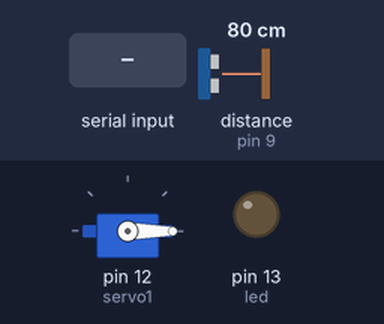
Recording of a sketch running on a simulated Arduino Uno, built with avr-gcc and run on an emulated ATmega328P. On the bench: servo, output pins drawn as LEDs (lit = HIGH). Wiring (inferred from the names in the program): ultrasonic range finder: trigger pin 10; echo pin 9. Inputs (shaded band) come from the test bench; at power-on: distance to the obstacle (sensor on pin 9) 80 cm. The echo pulse lasts 58.3 µs per cm; pins used as bus, display or sensor lines are not drawn; what the sketch prints to the serial monitor is not drawn.

Above: at 1.2 s.
1.3 s: "C" received over Serial
At 2.4 s:
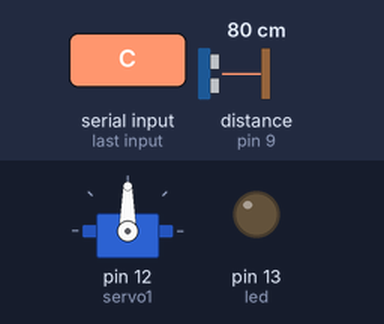
2.8 s: "A" received over Serial
At 3.5 s:
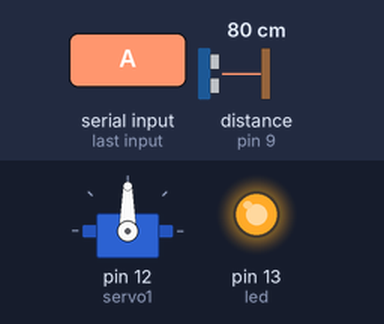
4.3 s: "D" received over Serial
At 4.6 s:
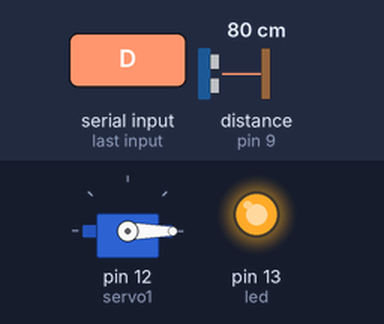
5.8 s: "B" received over Serial
At 7.0 s:
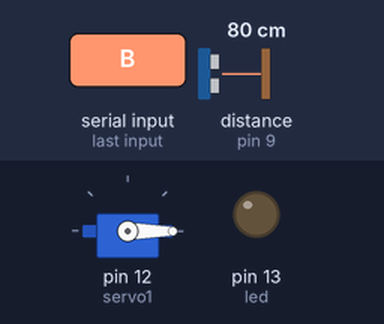
Timing chart, 0 to 8.3 s (numbered marks = the images above; inputs shaded):
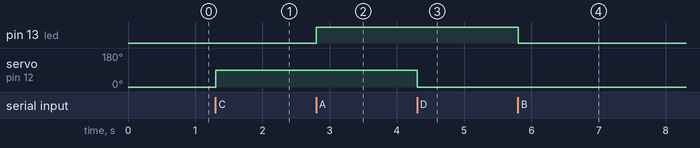

The sketch:

cppArduino.ino
```cpp
#include <Servo.h>
const int trigPin = 10;
const int echoPin = 9;
long duration;
int distance;

Servo servo1;

int led = 13;


void setup() {

  Serial.begin(250000);
  pinMode(led,OUTPUT);

  servo1.attach(12);
  servo1.write(0);

  pinMode(trigPin, OUTPUT);
  pinMode(echoPin, INPUT);

}

void loop() {

  digitalWrite(trigPin, LOW);
  delayMicroseconds(2);

  digitalWrite(trigPin, HIGH);
  delayMicroseconds(10);
  digitalWrite(trigPin, LOW);

  duration = pulseIn(echoPin, HIGH);
  distance = duration*0.034/2;

  //Serial.print("Distance: ");
  Serial.println(distance);

  if(Serial.available())
  {
    int data = Serial.read();
    if(data == 'A')
    {
      digitalWrite(led,HIGH);
    }

    if(data == 'B')
    {
      digitalWrite(led,LOW);
    }

    if(data == 'C')
    {
      servo1.write(90);
    }

    if(data == 'D')
    {
      servo1.write(0);
    }


  }


}
```

Measured:
- after the input at 1.3 s, servo on pin 12 (servo1): 0° → 90° at once
- after the input at 2.8 s, pin 13 (led): LOW → HIGH at once
- after the input at 4.3 s, servo on pin 12 (servo1): 90° → 0° at once
- after the input at 5.8 s, pin 13 (led): HIGH → LOW at once
